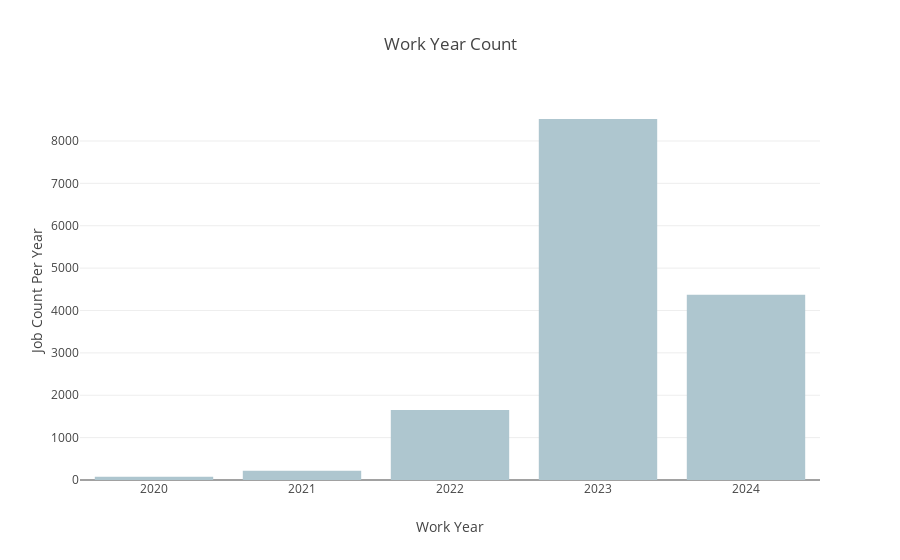

Write notebook code for a chart like this one.
### Markdown cell above
### EDA Visualization

### Code cell
# Work Count By Year

year_count = job_salaries['work_year'].value_counts()

year_count_df = year_count.reset_index()
year_count_df.columns = ['work_year', 'count']


fig = px.bar(year_count_df, x='work_year', y='count', color_discrete_sequence=['#AEC6CF'],title='Work Year Count', labels={'work_year': 'Work Year', 'count': 'Job Count Per Year'},)

# Show the plot
fig.show()

### Figure 1 — Plotly figure (JSON) as saved in the notebook; plotly's stock layout.template omitted (floating-point values rounded to 4 significant figures)
{"data": [{"alignmentgroup": "True", "hovertemplate": "Work Year=%{x}<br>Job Count Per Year=%{y}<extra></extra>", "legendgroup": "", "marker": {"color": "#AEC6CF", "pattern": {"shape": ""}}, "name": "", "offsetgroup": "", "orientation": "v", "showlegend": false, "textposition": "auto", "type": "bar", "x": [2023, 2024, 2022, 2021, 2020], "xaxis": "x", "y": [8519, 4374, 1652, 218, 75], "yaxis": "y"}], "layout": {"barmode": "relative", "legend": {"tracegroupgap": 0}, "title": {"text": "Work Year Count"}, "xaxis": {"anchor": "y", "domain": [0, 1], "title": {"text": "Work Year"}}, "yaxis": {"anchor": "x", "domain": [0, 1], "title": {"text": "Job Count Per Year"}}}}
